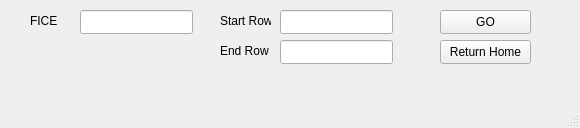
<?xml version="1.0" encoding="UTF-8"?>
<ui version="4.0">
 <class>TranscriptReviewer</class>
 <widget class="QMainWindow" name="TranscriptReviewer">
  <property name="geometry">
   <rect>
    <x>0</x>
    <y>0</y>
    <width>580</width>
    <height>128</height>
   </rect>
  </property>
  <property name="minimumSize">
   <size>
    <width>580</width>
    <height>128</height>
   </size>
  </property>
  <property name="maximumSize">
   <size>
    <width>580</width>
    <height>128</height>
   </size>
  </property>
  <property name="windowTitle">
   <string>SHATAEQ | DTE Assistant | Lane Community College</string>
  </property>
  <widget class="QWidget" name="centralwidget">
   <widget class="QLabel" name="label_FICE">
    <property name="geometry">
     <rect>
      <x>30</x>
      <y>10</y>
      <width>49</width>
      <height>21</height>
     </rect>
    </property>
    <property name="text">
     <string>FICE</string>
    </property>
   </widget>
   <widget class="QLineEdit" name="lineEdit_FICE">
    <property name="geometry">
     <rect>
      <x>80</x>
      <y>10</y>
      <width>113</width>
      <height>24</height>
     </rect>
    </property>
   </widget>
   <widget class="QLabel" name="label_StartRow">
    <property name="geometry">
     <rect>
      <x>220</x>
      <y>10</y>
      <width>51</width>
      <height>21</height>
     </rect>
    </property>
    <property name="text">
     <string>Start Row</string>
    </property>
   </widget>
   <widget class="QLineEdit" name="lineEdit_StartRow">
    <property name="geometry">
     <rect>
      <x>280</x>
      <y>10</y>
      <width>113</width>
      <height>24</height>
     </rect>
    </property>
   </widget>
   <widget class="QLineEdit" name="lineEdit_EndRow">
    <property name="geometry">
     <rect>
      <x>280</x>
      <y>40</y>
      <width>113</width>
      <height>24</height>
     </rect>
    </property>
   </widget>
   <widget class="QLabel" name="label_EndRow">
    <property name="geometry">
     <rect>
      <x>220</x>
      <y>40</y>
      <width>51</width>
      <height>21</height>
     </rect>
    </property>
    <property name="text">
     <string>End Row</string>
    </property>
   </widget>
   <widget class="QPushButton" name="pushButtonGo">
    <property name="geometry">
     <rect>
      <x>440</x>
      <y>10</y>
      <width>91</width>
      <height>24</height>
     </rect>
    </property>
    <property name="text">
     <string>GO</string>
    </property>
   </widget>
   <widget class="QPushButton" name="pushButtonHome">
    <property name="geometry">
     <rect>
      <x>440</x>
      <y>40</y>
      <width>91</width>
      <height>24</height>
     </rect>
    </property>
    <property name="text">
     <string>Return Home</string>
    </property>
   </widget>
  </widget>
  <widget class="QMenuBar" name="menubar">
   <property name="geometry">
    <rect>
     <x>0</x>
     <y>0</y>
     <width>580</width>
     <height>21</height>
    </rect>
   </property>
  </widget>
  <widget class="QStatusBar" name="statusbar"/>
 </widget>
 <tabstops>
  <tabstop>lineEdit_FICE</tabstop>
  <tabstop>lineEdit_StartRow</tabstop>
  <tabstop>lineEdit_EndRow</tabstop>
  <tabstop>pushButtonGo</tabstop>
  <tabstop>pushButtonHome</tabstop>
 </tabstops>
 <resources/>
 <connections/>
</ui>
